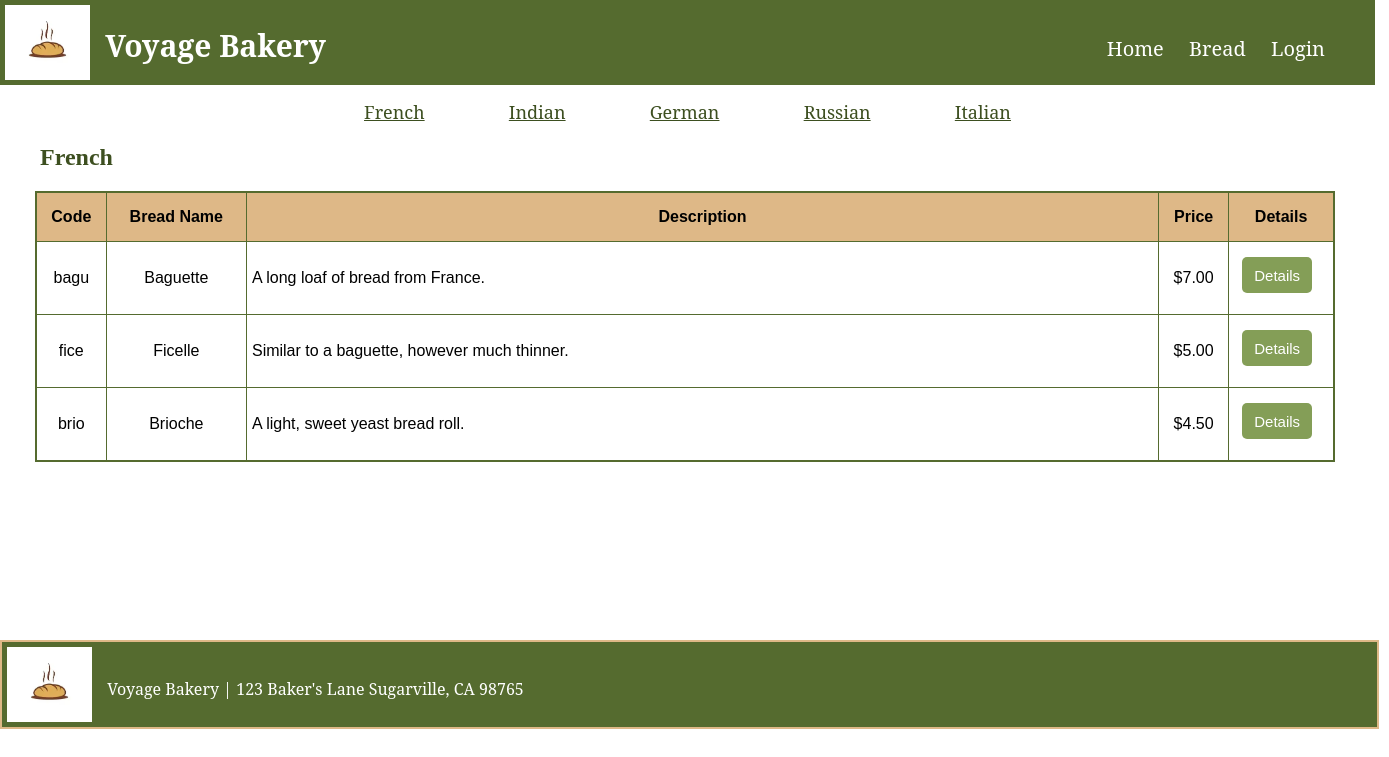
Before: /bread_shop/bread.php with the older database file.
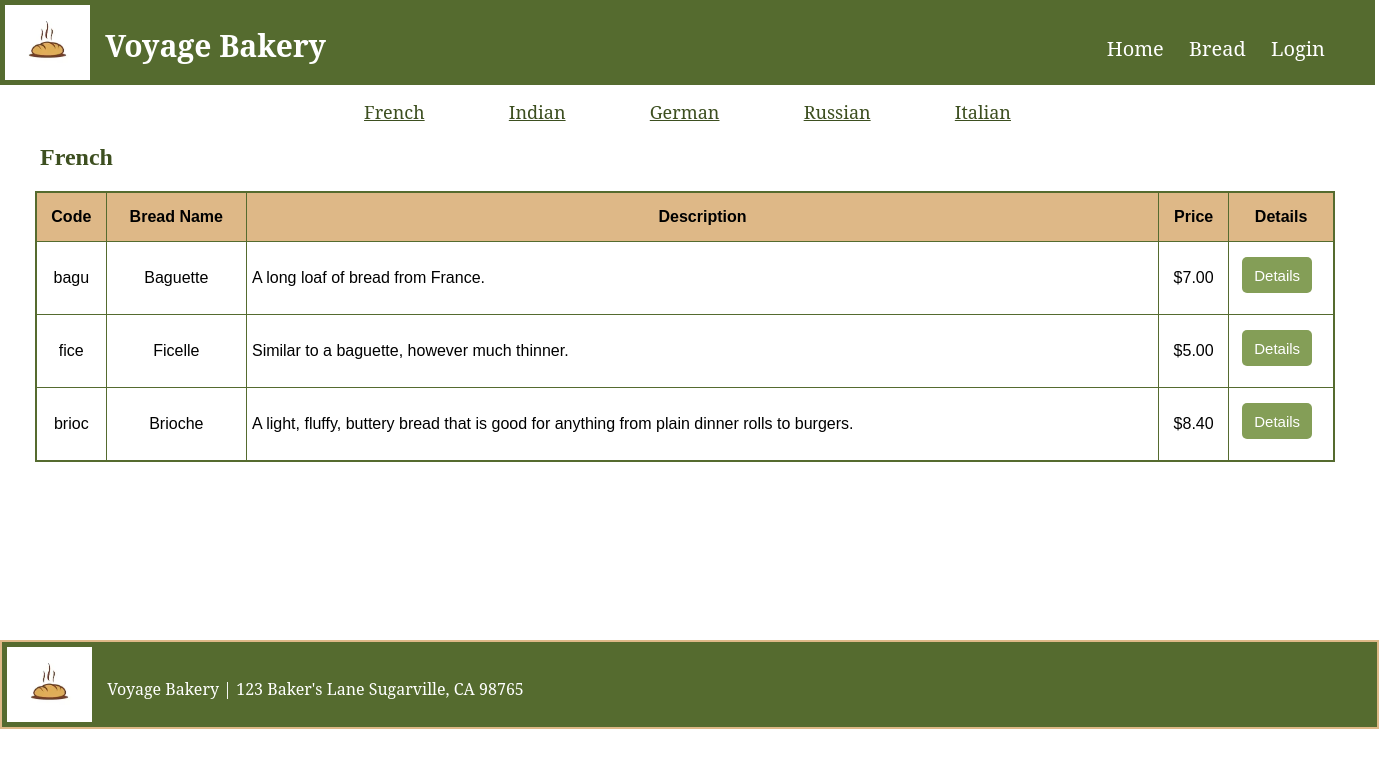
After: the same page with the newer database file.
### tables this page shows
CREATE TABLE IF NOT EXISTS `breadCategories` (
`breadCategoryID` int(11) NOT NULL,
  `breadCategoryName` varchar(255) NOT NULL,
  `dateAdded` datetime NOT NULL
);

CREATE TABLE IF NOT EXISTS `bread` (
`breadID` int(11) NOT NULL,
  `breadCategoryID` int(11) NOT NULL,
  `breadCode` varchar(10) NOT NULL,
  `breadName` varchar(255) NOT NULL,
  `description` text NOT NULL,
  `price` decimal(10,2) NOT NULL,
  `dateAdded` datetime NOT NULL
);

### bread_shop/bread.php (the view, shortened to what this page needs)
<?php
require("database.php");
$bread_category_id = filter_input(INPUT_GET, 'bread_category_id', FILTER_VALIDATE_INT);
if ($bread_category_id === NULL || $bread_category_id === false) {
    $bread_category_id = 1;
}
$queryCategories = 'SELECT * FROM breadCategories
ORDER BY breadCategoryID';
$s1 = $db->prepare($queryCategories);
$s1->execute();
$bread_categories = $s1->fetchAll();
$query = 'SELECT * FROM bread
WHERE breadCategoryID = :bread_category_id
ORDER BY breadID';
$s = $db->prepare($query);
$s->bindValue(':bread_category_id', $bread_category_id);
$s->execute();
$breads = $s->fetchAll();
$queryCategoryName = 'SELECT * FROM breadCategories
where breadCategoryID = :bread_category_id
ORDER BY breadCategoryID';
$s2 = $db->prepare($queryCategoryName);
$s2->bindValue(':bread_category_id', $bread_category_id);
$s2->execute();
$bread_category_name = $s2->fetch();
?>
<html>
<head>
    <link rel = 'stylesheet' href = 'stylesheet.css'/>
</head>
<body>
    <?php include('header.php')?>
    <main id = 'bread-main'>
        <nav id = 'breads'>
            <?php foreach($bread_categories as $bread_category):?>
                <a class = 'bread_link' href = "?bread_category_id=<?php echo $bread_category['breadCategoryID'];?>">
                <?php echo $bread_category['breadCategoryName'];?></a>
            <?php endforeach; ?>
        </nav>
        <div id= 'tbl'>
        <h2 id = 'theader'><?php echo $bread_category_name['breadCategoryName']; ?></h2>
        <table>
        <tr class = 'ttitle'>
            <td style = 'width: 5%;'>Code</td>
            <td style = 'width: 10%;'>Bread Name</td>
            <td style = 'width: 65%;'>Description</td>
            <td style = 'width: 5%;'>Price</td>
            <td>Details</td>
        </tr>
        <?php foreach ($breads as $bread): ?>
        <tr>
            <td style = 'width: 5%;'><?php echo $bread['breadCode'];?></td>
            <td style = 'width: 10%;'><?php echo $bread['breadName'];?></td>
            <td style = 'width: 45%; text-align: left'><?php echo $bread['description'];?></td>
            <td style = 'width: 5%;'>$<?php echo $bread['price'];?></td>
            <td style = 'width: 7.5%'>
                    <form action = 'details.php' method = 'get' style = 'width: 50px'>
                        <input
                            style = 'margin-top: 10px'
                            type = 'submit'
                            value = 'Details'
                            class = 'button details-button'
                            id = 'details-button'
                        />
                    </form>
                </td>
        </tr>
        <?php endforeach;?>
        </table>
        </div>
    </main>
    <?php include('footer.php');?>
</body>
</html>

### bread_shop/header.php (shortened to what this page needs)
<header>
    <img src = "images/logo.webp" alt = 'Voyage Logo' height = 75px />
    <h1>Voyage Bakery</h1>
    <nav class = 'head_link'>
        <a href = 'home_page.php'>Home</a>
        <a href = 'bread.php'>Bread</a>
        <?php if ($_SESSION != []) {?>
            <a href = 'shipping_page.php'>Shipping</a>
            <a href = 'create.php'>Create</a>
            <a href = 'logout.php'>Logout</a>
        <?php } else { ?>
            <a href = 'login.php'>Login</a>
        <?php } ?>
    </nav>
</header>

### bread_shop/footer.php
<footer>
    <img src = "images/logo.webp" alt = 'Voyage Logo' height = 75px />
    <p>Voyage Bakery | 123 Baker's Lane Sugarville, CA 98765</p>
</footer>

### bread_shop/stylesheet.css (style rules this page uses)
body { margin:0px; }
.head_link { float: right; padding-top: 35px; padding-right: 40px; font-size: 20px; }
.head_link a { text-decoration: none; margin: 10px }
.head_link a:link { color:white; }
header img { float:left; padding-top:5px; padding-left: 5px; }
header { position: fixed; z-index: 1000; top:0px; width: 1375px; background-color: darkolivegreen; height: 85px; font-family: 'Garamond', 'serif'; }
header h1 { float:left; text-align:center; padding-left: 15px; color: white; padding-top: 5px; font-size: 30px; }
main { width: 1375px; margin-top: 55px; }
footer { background-color: darkolivegreen; width: 1375px; height: 85px; font-family: 'Garamond', 'serif'; border: 2px solid burlywood; margin-top: 20px; }
footer img { float: left; padding-top: 5px; padding-left: 5px; }
footer p { float: left; color: white; padding-left: 15px; padding-top: 20px; }
form { margin-left: 8px; width: 1350px; }
#tbl { font-family: 'Trebuchet MS', 'Lucida Sans Unicode', 'Lucida Grande', 'Lucida Sans', Arial, sans-serif, 'sans-serif'; margin-left: 35px; }
#breads { font-family: 'Garamond', 'serif'; width: 1375px; text-align: center; }
table { border: 2px solid darkolivegreen; border-spacing: 0; border-collapse: collapse; width: 1300px; text-align: center; }
table td { border: 1px solid darkolivegreen; padding: 5px; height: 50px; }
.ttitle { background: burlywood; font-weight: bold; }
.bread_link { margin: 40px; font-size: 18px; }
.bread_link:link { color: rgb(61, 79, 32); }
#theader { color: rgb(61, 79, 32); margin-left: 5px; }
#bread-main { height: 520px; margin-top: 100px; }
input.button { background-color: rgb(132, 158, 87); color: white; border-radius: 5px; width: 70px; height: 36px; border: none; font-size: 15px; }
h2 { margin-left: 40px; font-family: 'Trebuchet MS'; color: darkolivegreen; }

Changed rows visible on the page:
removed bread: breadCode "brio", breadName "Brioche", description "A light, sweet yeast bread roll.", price "4.50"
added bread: breadCode "brioc", breadName "Brioche", description "A light, fluffy, buttery bread that is good for anything from plain dinner rolls to burgers.", price "8.40"
